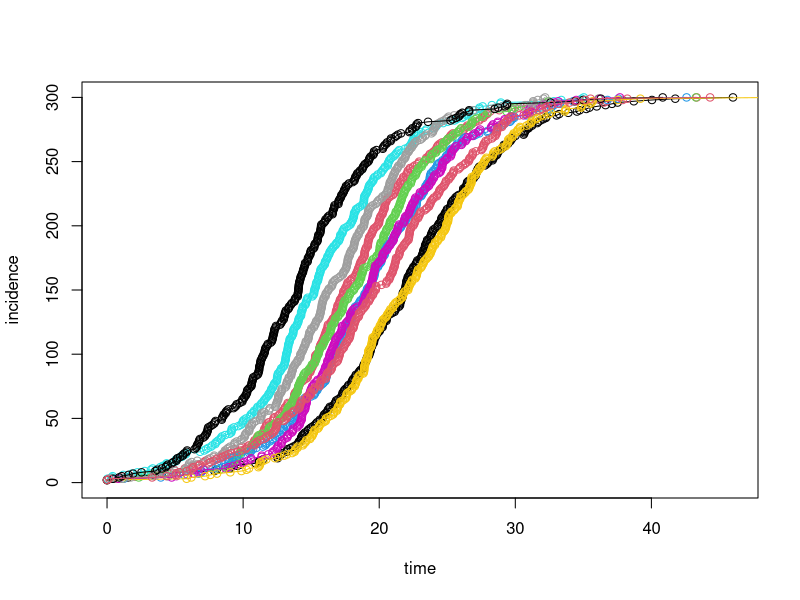
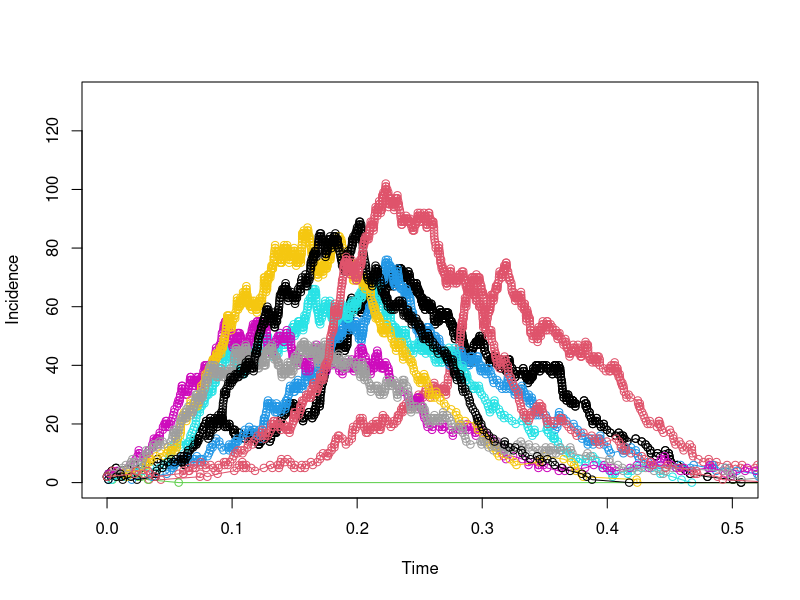

R code for these plots, in order:
#Julia Frederick
#16MAY2019
#ECOL 8540 - Day 4 Part 2
#Dr. Drake and Dr. Rohani
#Stochastics

### R code from vignette source 'stochastic-simulation.rnw'
### Encoding: UTF-8

###################################################
### code chunk number 1: stochastic-simulation.rnw:70-84
###################################################
SI.onestep <- function (x, params) {     #function for one step of the stochastic SI epidemic
  X <- x[2]                             #the second element of x is number of susceptibles X
  Y <- x[3]                             #the third element of x is number of infecteds Y
  with(
    as.list(params),
    {
      new.Y <- Y+1                      #whenever an event occurs we increase infecteds by 1...
      new.X <- X-1                      #and descrease susceptibles by 1
      
      tau <- -log(runif(1))/(params$beta*X*Y/(X+Y)) #exponential random time to next event
      c(tau=tau,X=new.X,Y=new.Y)        #store result
    }
  )
}


###################################################
### code chunk number 2: stochastic-simulation.rnw:89-98
###################################################
SI.model <- function (x, params, nstep) { #function to iterate the stochastic SI for nstep events
  output <- array(dim=c(nstep+1,3))       #set up an array to store all the results
  colnames(output) <- c("time","X","Y")   #name the variables in the array
  output[1,] <- x                         #the first record of the array is the initial condition
  for (k in 1:nstep) {                    #iterate the model for nstep events
    output[k+1,] <- x <- SI.onestep(x,params) #update x and store result
  }
  output                                  #return output
}


###################################################
### code chunk number 3: stochastic-simulation.rnw:105-122
###################################################
set.seed(38499583)                        #set the random seed so results are repeatable
nsims <- 10                               #number of simulations to run
pop.size <- 300                           #total size of the population
Y0 <- 2                                 #initial number infected
nstep <- pop.size-Y0                      #how many steps to run? until everyone infected
xstart <- c(time=0,X=(pop.size-Y0),Y=Y0)  #initial conditions
params <- list(beta=0.3) #parameters
data <- vector(mode='list',length=nsims)  #create a list called ``data'' to store all runs
for (k in 1:nsims) {                      #simulate k different runs
  data[[k]] <- as.data.frame(SI.model(xstart,params,nstep))  #main simulation step
  data[[k]]$cum.time <- cumsum(data[[k]]$time) #calculates the running sum of inter-event intervals
}
max.y<-max(data[[1]]$cum.time)               #find the maximum time any simulation ran (to set x axis)
plot(c(0,pop.size),c(0,pop.size),type='n',xlab='time',ylab='incidence',xlim=c(0,max.y)) #set up plot
for (k in 1:nsims) {                      #loop over each simulation...
  lines(Y~cum.time,data=data[[k]],col=k,type='o')  #to plot
}


####Exercise 1 - Experiment with the initial number of infecteds (Yo) and with the total population size(N)
####What effects do these have on the predictability of the epidemic?
#As the number of infecteds increase the simulations become more uniform 
#As the population size decreases the predictability of the epidemic becomes less certain
####What effects do these have on the variability of the final outbreak size?
#As the number of infecteds increase the final outbreak size becomes increasing closed to the population size faster
#and it hits the population size#As the number of infecteds increase the simulations become more uniform
#As the population size decreases final outbreak size has a higher variablity, when increasing the final size is more concrete.

###################################################
### code chunk number 4: stochastic-simulation.rnw:138-162
###################################################
SIR.onestep <- function (x, params) {  #function to calculate one step of stochastic SIR
  X <- x[2]                            #local variable for susceptibles
  Y <- x[3]                            #local variable for infecteds
  Z <- x[4]                            #local variable for recovereds
  N <- X+Y+Z                           #total population size (subject to demographic change)
  with(                                #use with as in deterministic model to simplify code
    as.list(params), 
    {
      rates <- c(mu*N, beta*X*Y/N, mu*X, mu*Y, gamma*Y, mu*Z)
      changes <- matrix(c( 1, 0, 0,
                           -1, 1, 0,
                           -1, 0, 0,
                           0,-1, 0,
                           0,-1, 1,
                           0, 0,-1),
                        ncol=3, byrow=TRUE)
      tau <- -log(runif(1)) / sum(rates)   # exponential waiting time
      U <- runif(1)       #uniform random deviate
      m <- min(which(cumsum(rates)>=U*sum(rates)))
      x <- x[2:4] + changes[m,]
      return(out <- c(tau, x))
    }
  )
}


###################################################
### code chunk number 5: stochastic-simulation.rnw:167-177
###################################################

SIR.model <- function (x, params, nstep) {  #function to simulate stochastic SIR
  output <- array(dim=c(nstep+1,4))         #set up array to store results
  colnames(output) <- c("time","X","Y","Z") #name variables
  output[1,] <- x                           #first record of output is initial condition
  for (k in 1:nstep) {                      #iterate for nstep steps
    output[k+1,] <- x <- SIR.onestep(x,params)
  }
  output                                    #return output
}


###################################################
### code chunk number 6: stochastic-simulation.rnw:182-201
###################################################
set.seed(38499583)                #set seed
nsims <- 10                       #number of simulations
pop.size <- 500                   #total population size
Y0 <- 2                         #initial number infected
X0 <- round(0.9*pop.size)        #initial number suscepitlble (~90% of population)
nstep <- 1600                     #number of events to simulate
xstart <- c(time=0,X=X0,Y=Y0,Z=pop.size-X0-Y0) #initial conditions
params <- list(mu=0.00001,beta=60,gamma=365/13) #parameters
data <- vector(mode='list',length=nsims) #initialize list to store the output
for (k in 1:nsims) {              #simulate nsims times
  data[[k]] <- as.data.frame(SIR.model(xstart,params,nstep))
  data[[k]]$cum.time <- cumsum(data[[k]]$time)
}
max.time<-data[[1]]$cum.time[max(which(data[[1]]$Y>0))] #maximum time in first simulation
max.y<-1.8*max(data[[1]]$Y)       #find max infected in run 1 and increase by 80% for plot
plot(Y~cum.time,data=data[[1]],xlab='Time',ylab='Incidence',col=1,xlim=c(0,max.time),ylim=c(0,max.y))
for (k in 1:nsims) {              #add multiple epidemics to plot
  lines(Y~cum.time,data=data[[k]],col=k,type='o')
}

####Exercise 2 - Simulate the stochastic SIR model using Gillespie's direct method. As before, 
####experiment with the initial number of infecteds (Yo) and with the total population size (N).
####What effects do these have on the predictability of the epidemic?
#The less individuals that are infected the higher the uncertainty of the model in predicting
#the outcomes of the epidemic.
#The larger the population the more uncertain the model and the longer it takes for the epidemic
#to run its course. 

